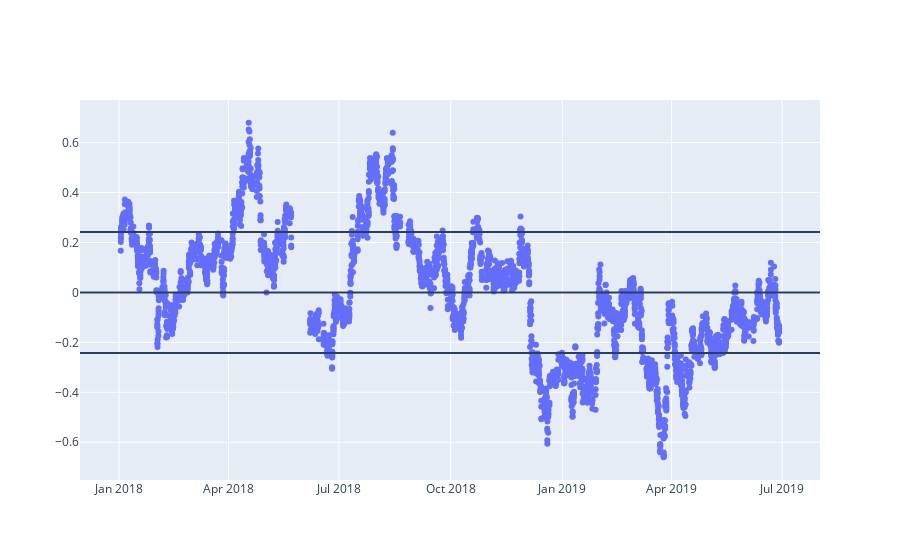

Here is the notebook cell this chart was saved with:
### Markdown cell above
We use 1-sigma for limits and the graph is resulted like that with limits for train data. It is applied in linreg function.

### Code cell
fig = go.Figure()

fig.add_trace(go.Scatter(x=linear_result.index,
                        y=linear_result['Residuals'],
                        mode='markers',
                        name='reality'))

fig.add_hline(UCL)
fig.add_hline(LCL)
fig.add_hline(mean)

fig.show()

### Figure 1 — Plotly figure (JSON) as saved in the notebook; plotly's stock layout.template omitted (floating-point values rounded to 4 significant figures; data arrays with more than 128 entries replaced by an {"elided": "..."} marker saying what was removed)
{"data": [{"mode": "markers", "name": "reality", "type": "scatter", "x": {"elided": "3600 str values"}, "y": {"elided": "3600 float values"}}], "layout": {"shapes": [{"type": "line", "x0": 0, "x1": 1, "xref": "x domain", "y0": 0.2423, "y1": 0.2423, "yref": "y"}, {"type": "line", "x0": 0, "x1": 1, "xref": "x domain", "y0": -0.2423, "y1": -0.2423, "yref": "y"}, {"type": "line", "x0": 0, "x1": 1, "xref": "x domain", "y0": -3.459e-16, "y1": -3.459e-16, "yref": "y"}]}}
